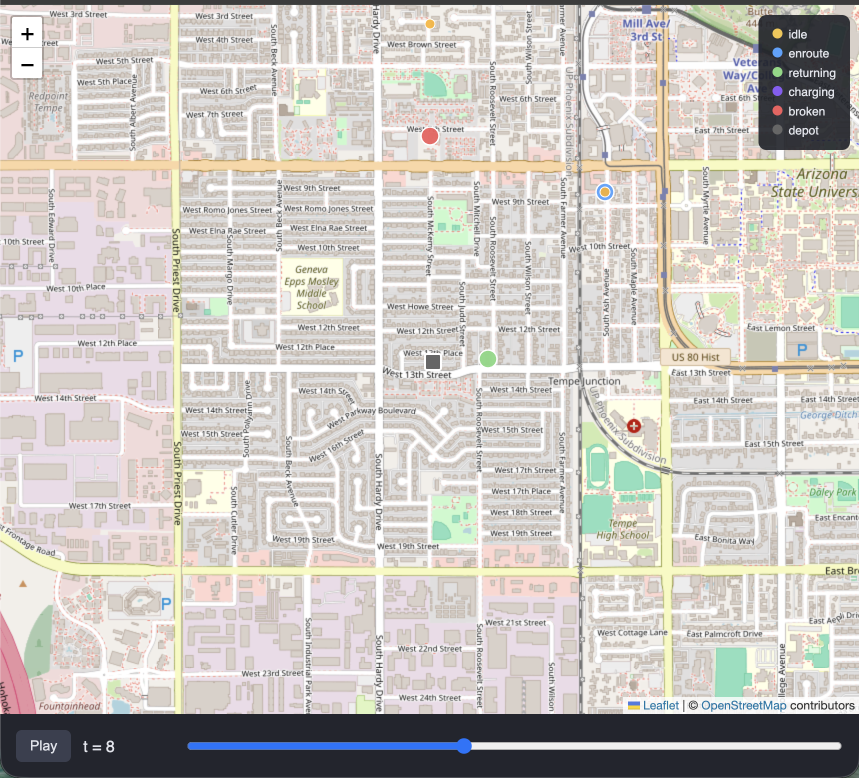
#> input picture map_export.png, 1718 x 1556 px (shown at 1/2 size)
$ python -i map_screenshot.py   (imports and definitions only)
#> lines starting #> are read from the running program, lines starting #| are printed output that depends on the picture
"""Renders one static frame of map_export.py's animation as a PNG, for
embedding in the README/proposal doc where a live HTML page isn't
paste-able. Fetches real OSM tiles (same free tile server map_demo.html
uses) and composites markers on top with PIL — a one-off illustration,
not part of the baseline's dispatch/eval logic.
"""
import math
import sys

import requests
from PIL import Image, ImageDraw, ImageFont

from demo import run_scenario
from map_export import LAT_MIN, LAT_MAX, LON_MIN, LON_MAX, to_latlon, build_data

ZOOM = 15
TILE_SIZE = 256
STATUS_COLOR = {
    "idle": (244, 197, 66), "enroute": (74, 163, 255), "returning": (127, 217, 127),
    "charging": (138, 92, 245), "broken": (244, 92, 92),
}


def _latlon_to_pixel(lat, lon, zoom):
    lat_rad = math.radians(lat)
    n = 2 ** zoom
    x = (lon + 180.0) / 360.0 * n * TILE_SIZE
    y = (1.0 - math.log(math.tan(lat_rad) + 1 / math.cos(lat_rad)) / math.pi) / 2.0 * n * TILE_SIZE
    return x, y


def _fetch_tile(z, x, y):
    url = f"https://tile.openstreetmap.org/{z}/{x}/{y}.png"
    r = requests.get(url, headers={"User-Agent": "capstone-baseline-illustration/1.0"}, timeout=10)
    r.raise_for_status()
    from io import BytesIO
    return Image.open(BytesIO(r.content)).convert("RGB")


def render_frame(frame, out_path="map_demo_screenshot.png"):
    margin = 16  # px padding so edge markers (e.g. the depot at grid (0,0)) aren't clipped
    px0, py0 = _latlon_to_pixel(LAT_MAX, LON_MIN, ZOOM)  # NW corner
    px1, py1 = _latlon_to_pixel(LAT_MIN, LON_MAX, ZOOM)  # SE corner
    px0, py0, px1, py1 = px0 - margin, py0 - margin, px1 + margin, py1 + margin

    tx0, ty0 = int(px0 // TILE_SIZE), int(py0 // TILE_SIZE)
    tx1, ty1 = int(px1 // TILE_SIZE), int(py1 // TILE_SIZE)

    canvas = Image.new("RGB", ((tx1 - tx0 + 1) * TILE_SIZE, (ty1 - ty0 + 1) * TILE_SIZE))
    for tx in range(tx0, tx1 + 1):
        for ty in range(ty0, ty1 + 1):
            canvas.paste(_fetch_tile(ZOOM, tx, ty), ((tx - tx0) * TILE_SIZE, (ty - ty0) * TILE_SIZE))

    crop = canvas.crop((int(px0 - tx0 * TILE_SIZE), int(py0 - ty0 * TILE_SIZE),
                         int(px1 - tx0 * TILE_SIZE), int(py1 - ty0 * TILE_SIZE)))
    img = crop.convert("RGB")
    draw = ImageDraw.Draw(img)

    def to_xy(latlon):
        lat, lon = latlon
        x, y = _latlon_to_pixel(lat, lon, ZOOM)
        return x - px0, y - py0

    depot_xy = to_xy(to_latlon((0, 0)))
    r = 6
    draw.rectangle([depot_xy[0] - r, depot_xy[1] - r, depot_xy[0] + r, depot_xy[1] + r],
                   fill=(90, 90, 90), outline=(255, 255, 255), width=2)

    for o in frame["orders"]:
        if o["delivered_tick"] is not None and o["delivered_tick"] <= frame["tick"]:
            continue
        if o["created_tick"] > frame["tick"]:
            continue
        x, y = to_xy(o["latlon"])
        rr = 4
        draw.ellipse([x - rr, y - rr, x + rr, y + rr], fill=(255, 176, 0), outline=(255, 255, 255))

    for v in frame["vehicles"]:
        x, y = to_xy(v["latlon"])
        rr = 9
        color = STATUS_COLOR.get(v["status"], (255, 255, 255))
        draw.ellipse([x - rr, y - rr, x + rr, y + rr], fill=color, outline=(255, 255, 255), width=2)

    label = f"t = {frame['tick']}"
    draw.rectangle([8, 8, 8 + 8 * len(label) + 12, 30], fill=(30, 33, 41))
    draw.text((14, 12), label, fill=(225, 228, 235))

    img.save(out_path)
    return out_path


# [7 lines not run here, left out]

>>> import cv2
>>> picture = cv2.imread('map_export.png', cv2.IMREAD_GRAYSCALE)
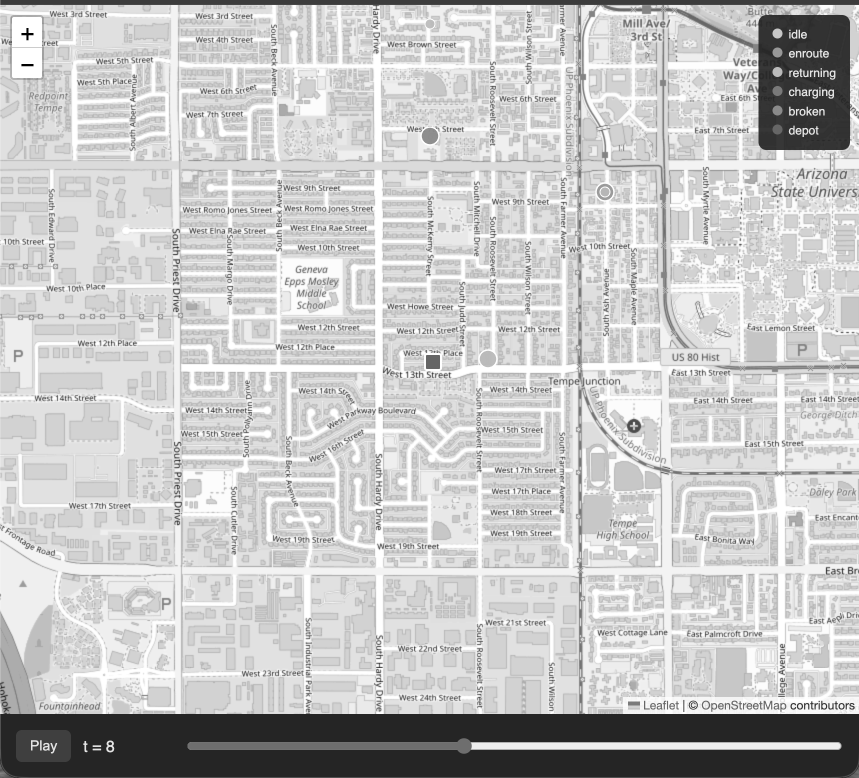
#> picture: shape (1556, 1718) (shown at 1/2 size); min 0, max 255, mean 197.8
>>> result = render_frame(picture)
#> in render_frame, `canvas = Image.new("RGB", ((tx1 - tx0 + 1) * TILE_SIZE, (ty1 - ty0 + 1..`: canvas: PIL image 1024x768 RGB; every value is 0
#> (the call stopped at in _fetch_tile, `r = requests.get(url, headers={"User-Agent": "capstone-baseline-illust..`: the network is not available in this run)
#> (the run stopped early here; a loop or call above may not have finished)
